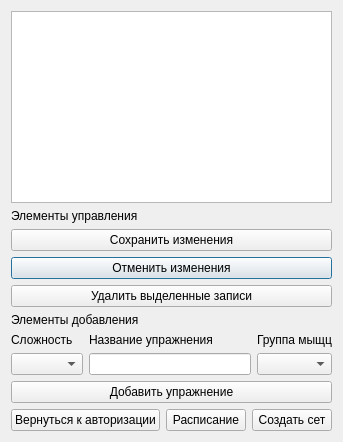
<?xml version="1.0" encoding="UTF-8"?>
<ui version="4.0">
 <class>schedule</class>
 <widget class="QDialog" name="schedule">
  <property name="sizePolicy">
   <sizepolicy hsizetype="Expanding" vsizetype="Expanding">
    <horstretch>0</horstretch>
    <verstretch>0</verstretch>
   </sizepolicy>
  </property>
  <property name="acceptDrops">
   <bool>false</bool>
  </property>
  <property name="windowTitle">
   <string>FitApp - Упражнения</string>
  </property>
  <layout class="QVBoxLayout" name="verticalLayout_5">
   <item>
    <widget class="QTableView" name="tableView"/>
   </item>
   <item>
    <widget class="QLabel" name="label">
     <property name="text">
      <string>Элементы управления</string>
     </property>
    </widget>
   </item>
   <item>
    <layout class="QGridLayout" name="gridLayout">
     <item row="1" column="0">
      <widget class="QPushButton" name="cancelButton">
       <property name="text">
        <string>Отменить изменения</string>
       </property>
      </widget>
     </item>
     <item row="0" column="0">
      <widget class="QPushButton" name="saveButton">
       <property name="text">
        <string>Сохранить изменения</string>
       </property>
      </widget>
     </item>
     <item row="2" column="0">
      <widget class="QPushButton" name="DeleteButton">
       <property name="text">
        <string>Удалить выделенные записи</string>
       </property>
      </widget>
     </item>
    </layout>
   </item>
   <item>
    <widget class="QLabel" name="label_2">
     <property name="text">
      <string>Элементы добавления</string>
     </property>
    </widget>
   </item>
   <item>
    <layout class="QVBoxLayout" name="verticalLayout_4">
     <item>
      <layout class="QHBoxLayout" name="horizontalLayout_2">
       <item>
        <layout class="QVBoxLayout" name="verticalLayout">
         <item>
          <widget class="QLabel" name="label_5">
           <property name="text">
            <string>Сложность</string>
           </property>
          </widget>
         </item>
         <item>
          <widget class="QComboBox" name="difficultyComboBox"/>
         </item>
        </layout>
       </item>
       <item>
        <layout class="QVBoxLayout" name="verticalLayout_2">
         <item>
          <widget class="QLabel" name="label_3">
           <property name="text">
            <string>Название упражнения</string>
           </property>
          </widget>
         </item>
         <item>
          <widget class="QLineEdit" name="exerciseNameLineEdit"/>
         </item>
        </layout>
       </item>
       <item>
        <layout class="QVBoxLayout" name="verticalLayout_3">
         <item>
          <widget class="QLabel" name="label_4">
           <property name="text">
            <string>Группа мыщц</string>
           </property>
          </widget>
         </item>
         <item>
          <widget class="QComboBox" name="muscleGroupComboBox"/>
         </item>
        </layout>
       </item>
      </layout>
     </item>
     <item>
      <widget class="QPushButton" name="addButton">
       <property name="text">
        <string>Добавить упражнение</string>
       </property>
      </widget>
     </item>
    </layout>
   </item>
   <item>
    <layout class="QHBoxLayout" name="horizontalLayout">
     <item>
      <widget class="QPushButton" name="authButton">
       <property name="text">
        <string>Вернуться к авторизации</string>
       </property>
      </widget>
     </item>
     <item>
      <widget class="QPushButton" name="timetableButton">
       <property name="text">
        <string>Расписание</string>
       </property>
      </widget>
     </item>
     <item>
      <widget class="QPushButton" name="setButton">
       <property name="text">
        <string>Создать сет</string>
       </property>
      </widget>
     </item>
    </layout>
   </item>
  </layout>
 </widget>
 <resources/>
 <connections/>
</ui>
